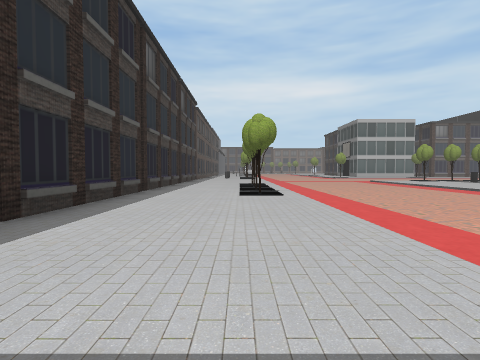
view 1 (above)

22 first-person views from a walk through a 3-D level made in the Unity game engine. The camera is 1.2 m above the floor, tilts 2° down and sees 80° across. The floor is counted in squares, 2 m on a side. Each view is taken from the middle of a square. On the plan, view 1 faces up. The plan holds only what a view shows up to about 9 squares ahead; the rest is blank. The place goes on beyond the plan. The player character is not drawn. Some animated figures are not drawn. Some surface patterns are stand-ins.

view 2
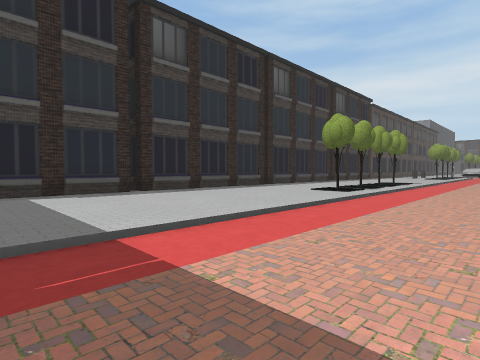

view 3
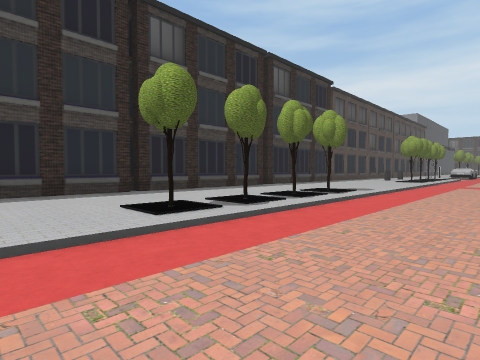

view 4
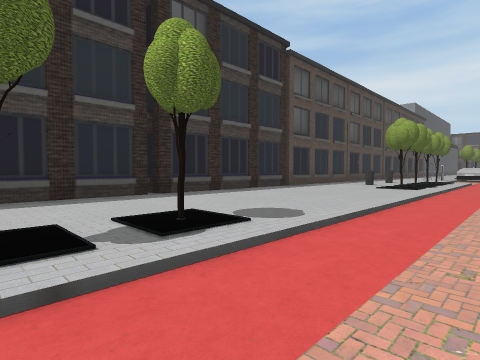

view 5
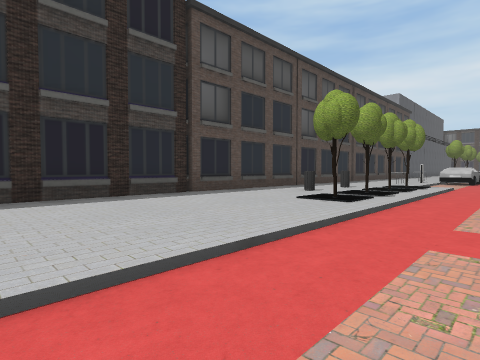

view 6
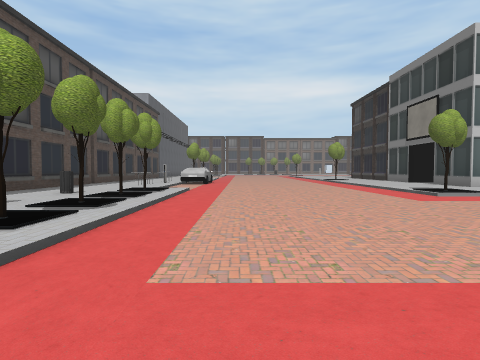

view 7
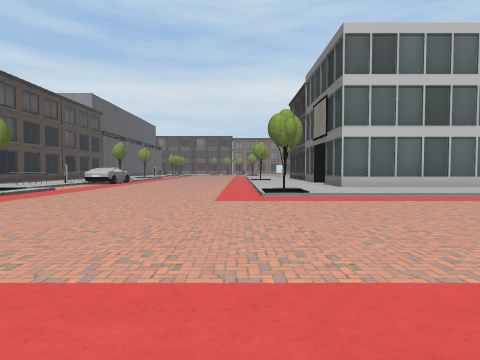

view 8
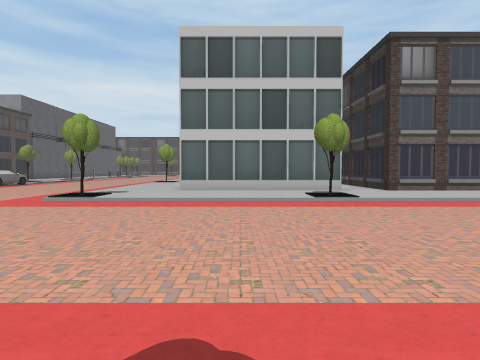

view 9
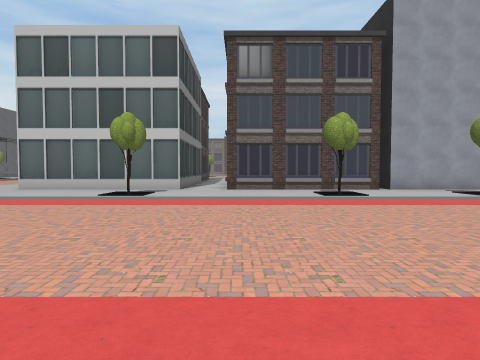

view 10
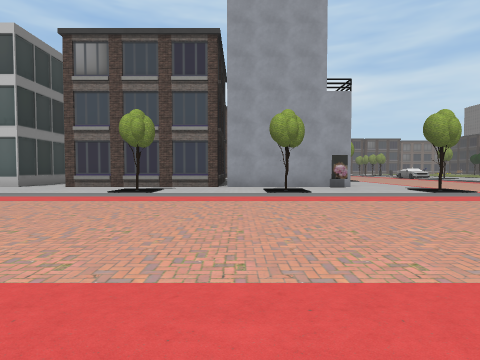

view 11
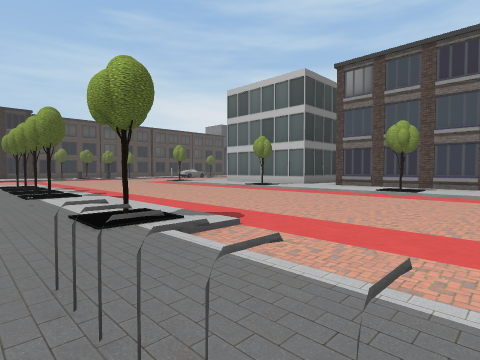

view 12
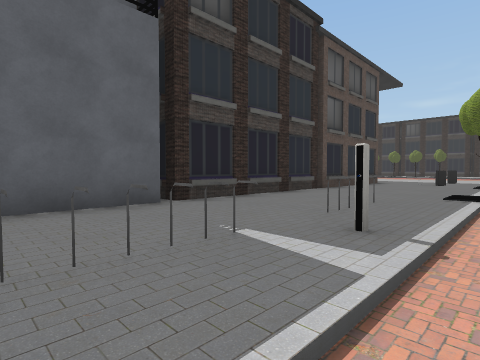

view 13
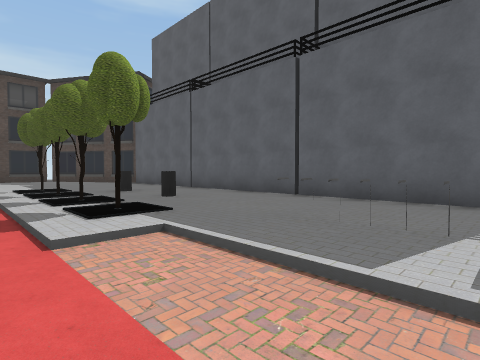

view 14
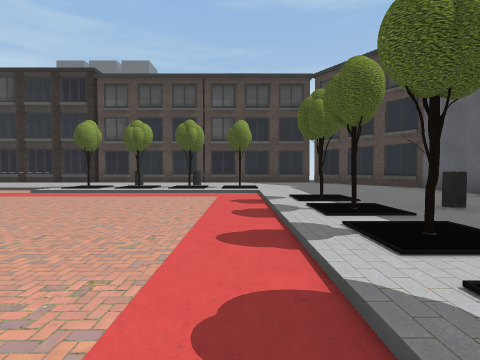

view 15
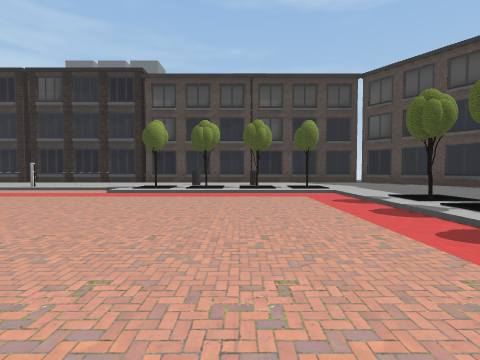

view 16
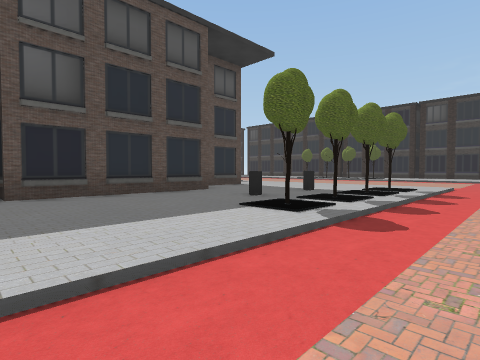

view 17
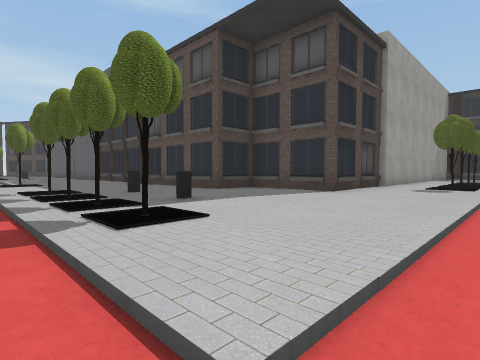

view 18
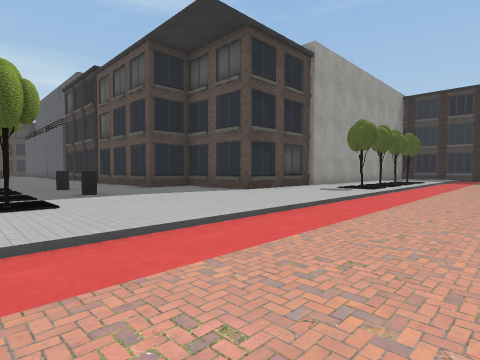

view 19
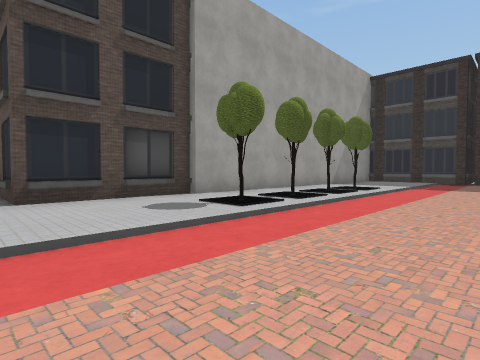

view 20
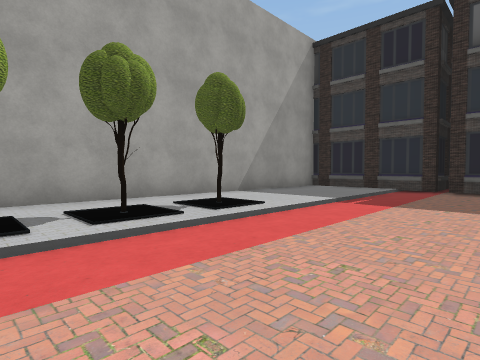

view 21
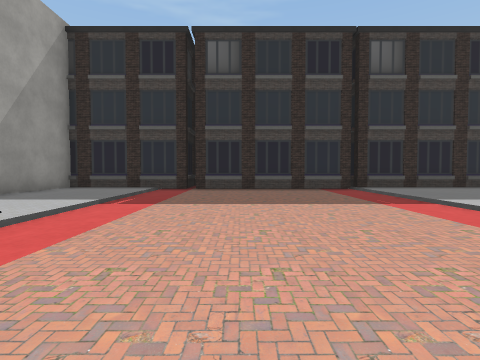

view 22
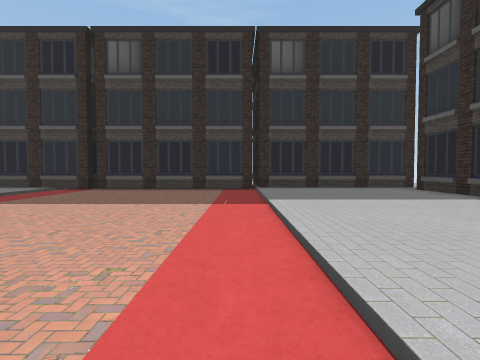

### Floor plan
Key: @ floor where view 1 was taken; # wall or solid block; . main floor; : floor 0.25 m higher than the main floor; T tree; B building; I bin; O other object.
Columns run from 4 left of view 1 to 35 right of it. Each row starts with its distance up from view 1.
 25  #::: ......::######:B####B##B::     ..#
 24  #::T:......::::::::::::::::::::    ...
 23  B::::......T:::::T::::T:::T:::T  .....
 22   :I:T.......................... .....T
 21  #:I::................................:
 20  #::T:................................T
 19  #:::T................................:T
 18  #::::.......................  .......::
 17  B::::... ............................T
 16  #::::.. ...::::::::::::......::T:T:::::
 15  #::::.. ...::T:TT:T:::T::#::::T:::T::::
 14  B::::.. ...:::I:I:::::::O::O:::I:I:::::
 13  #::::.. ...::::::::::::::::::::::::::::
 12  #::T:.. ...::::::##:##################B
 11  #::::.. ...:::::##  #    #
 10  #:::T......:::###
  9  #::T:......:::#
  8  #::::......T::#
  7  #:::T......::##
  6  #::::......T:#
  5  #::::......T:#
  4  #::::......::#
  3 ##::::......T:#
  2  #::::......::#
  1  #::::......::#
  0  #::@:......::#
 -1  #::::......::#
 -2  :::::......::#
 -3  ##############

Positions as (right, up) in squares from view 1, and headings:
1: (0, 0), facing up
2: (4, 0), facing up-left
3: (4, 5), facing up-left
4: (3, 10), facing up-left
5: (3, 14), facing up-left
6: (3, 16), facing up
7: (7, 16), facing up
8: (12, 16), facing up
9: (17, 16), facing up
10: (22, 16), facing up
11: (22, 14), facing up-left
12: (25, 16), facing down-left
13: (23, 17), facing down-right
14: (26, 17), facing right
15: (26, 19), facing right
16: (18, 18), facing down-left
17: (7, 17), facing down-right
18: (5, 16), facing down-right
19: (5, 11), facing down-right
20: (5, 6), facing down-right
21: (5, 6), facing down
22: (2, 6), facing down
